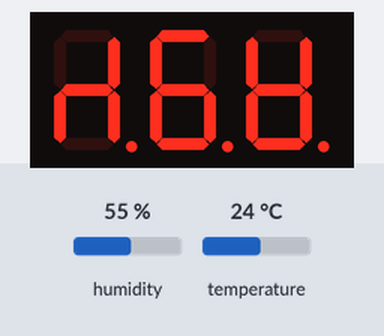
Recording of a sketch running on a simulated Arduino Uno, built with avr-gcc and run on an emulated ATmega328P. On the bench: 3-digit seven-segment display. Wiring (inferred from the names in the program): 3-digit 7-segment display, segments lit when LOW: segments pin 6, pin 7, pin 8, pin 9, pin 10, pin 11, pin 12, pin 13; digit selects pin 5, pin 4, pin 3. The test bench sets the inputs (shaded band); at power-on: humidity 55 %, temperature 24 °C. The segment pins are drawn as the display they are named for.

Above: at 1.2 s.
1.3 s: humidity set to 68 %
At 1.9 s:
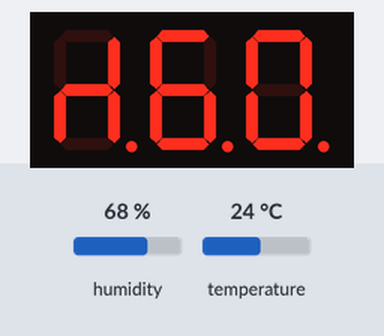
2.8 s: temperature set to 12 °C
At 3.4 s:
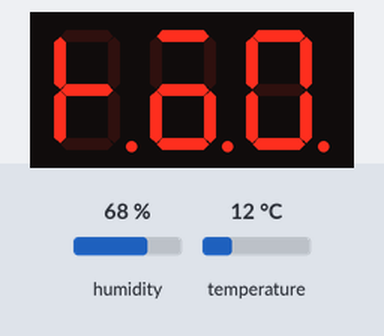
4.4 s: temperature set to 28 °C
At 5.0 s:
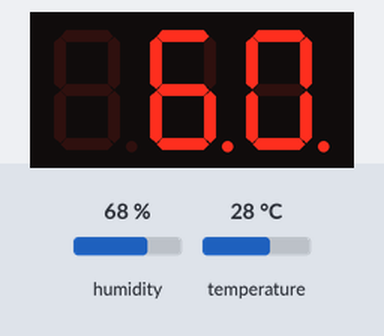
6.0 s: humidity set to 40 %
At 6.7 s:
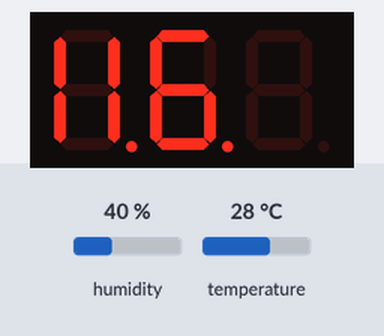
7.5 s: temperature set to 41 °C
At 8.1 s:
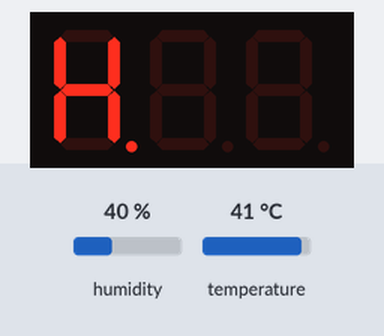
9.1 s: temperature set to 7 °C
Timing chart, 0 to 11.7 s (numbered marks = the images above; inputs shaded):
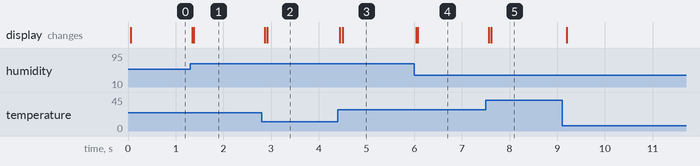

The sketch:

hum-temp-display.ino
```cpp
// Code for HackSpace magazine.
// Displays temperature and humidity values on a quad seven segment display
// REQUIRES a DHT11 sensor and the following library:
// https://github.com/RobTillaart/Arduino/tree/master/libraries/DHTlib

#include <dht.h>

dht ourDHT;

// Pin that communicated with the DHT11
#define DHT11_PIN 2


// true = common anode; false = common cathode
const bool ANODE = true;

// DISPLAY ORDER: a,b,c,d,e,f,g,decimal point, digit 1, digit 2, digit 3, digit 4
const byte segPin[8] = {9, 3, 4, 5, 6, 7, 8};
const byte digPin[4]  = {13, 12, 11, 10};

//// Characters 0,1,2,3,4,5,6,7,8,9,a,b,c,d,e,f
bool segNum[16][7] = {
  {1, 1, 1, 1, 1, 1, 0}, {0, 1, 1, 0, 0, 0, 0},
  {1, 1, 0, 1, 1, 0, 1}, {1, 1, 1, 1, 0, 0, 1},
  {0, 1, 1, 0, 0, 1, 1}, {1, 0, 1, 1, 0, 1, 1},
  {1, 0, 1, 1, 1, 1, 1}, {1, 1, 1, 0, 0, 0, 0},
  {1, 1, 1, 1, 1, 1, 1}, {1, 1, 1, 1, 0, 1, 1},
  {1, 1, 1, 0, 1, 1, 1}, {0, 0, 1, 1, 1, 1, 1},
  {1, 0, 0, 1, 1, 1, 0}, {0, 1, 1, 1, 1, 0, 1},
  {1, 0, 0, 1, 1, 1, 1}, {1, 0, 0, 0, 1, 1, 1},
};

// run automatically
void setup() {

  Serial.begin(115200);

  for (int i = 0; i < 8; i++) {
    pinMode(segPin[i], OUTPUT);
  }
  for (int i = 0; i < 4; i++) {
    pinMode(digPin[i], OUTPUT);
  }
}

// Function to display a character
void displayNum (int number) {

  int tens = 0;

  while (tens < 4) {
    displayDigit(tens++, number % 10);
    number /= 10;
  }
}

void displayDigit(int digit, int number) {

  digitalWrite(digPin[digit], HIGH);

  for (int i = 0; i < 8; i++) {
    setSegment(segPin[i], segNum[number][i]);
  }

  delay(2);
  digitalWrite(digPin[digit], LOW);

}

void setSegment(int pin, bool state) {

  if (state ^ ANODE) {
    digitalWrite(pin, HIGH);
  } else {
    digitalWrite(pin, LOW);
  }

}

void loop() {

  int chk = ourDHT.read11(DHT11_PIN);
  displayNum((ourDHT.temperature*100)+ourDHT.humidity);

}
```

Measured:
- after the input at 1.3 s, the display: first changes after 0.05 s (image 1 shows a later state)
- after the input at 2.8 s, the display: first changes after 0.06 s (image 2 shows a later state)
- after the input at 4.4 s, the display: first changes at once (image 3 shows a later state)
- after the input at 6.0 s, the display: first changes after 0.05 s (image 4 shows a later state)
- after the input at 7.5 s, the display: first changes after 0.06 s (image 5 shows a later state)
